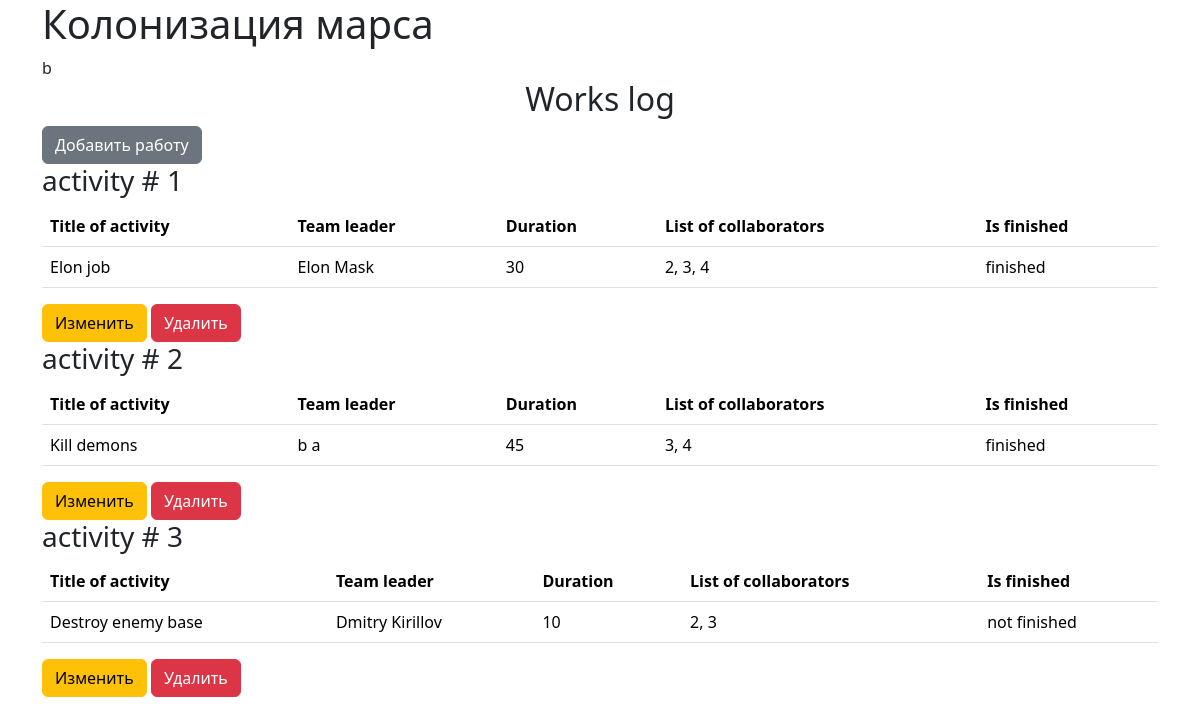
The page / (signed in) on the database its author committed.
### data/users.py (models this page shows, shortened)
class User(SqlAlchemyBase, UserMixin, SerializerMixin):
    __tablename__ = "users"
    id = sqlalchemy.Column(sqlalchemy.Integer,
                           primary_key=True, autoincrement=True)
    surname = sqlalchemy.Column(sqlalchemy.String)
    name = sqlalchemy.Column(sqlalchemy.String)
    age = sqlalchemy.Column(sqlalchemy.Integer)
    position = sqlalchemy.Column(sqlalchemy.String)
    speciality = sqlalchemy.Column(sqlalchemy.String)
    address = sqlalchemy.Column(sqlalchemy.String)
    email = sqlalchemy.Column(sqlalchemy.String, unique=True)
    hashed_password = sqlalchemy.Column(sqlalchemy.String)
    modified_date = sqlalchemy.Column(sqlalchemy.DateTime, default=datetime.datetime.now)

### data/jobs.py (models this page shows)
class Jobs(SqlAlchemyBase, SerializerMixin):
    __tablename__ = "jobs"
    id = sqlalchemy.Column(sqlalchemy.Integer,
                           primary_key=True, autoincrement=True)
    team_leader = sqlalchemy.Column(sqlalchemy.Integer, sqlalchemy.ForeignKey("users.id"))
    job = sqlalchemy.Column(sqlalchemy.String)
    work_size = sqlalchemy.Column(sqlalchemy.Integer)
    collaborators = sqlalchemy.Column(sqlalchemy.String)
    start_date = sqlalchemy.Column(sqlalchemy.DateTime, default=datetime.datetime.now)
    end_date = sqlalchemy.Column(sqlalchemy.DateTime, nullable=True)
    is_finished = sqlalchemy.Column(sqlalchemy.Boolean)

### main.py (the view)
@app.route("/")
def index():
    db_sess = db_session.create_session()
    param = {}
    param["activities"] = db_sess.query(Jobs).all()
    param["leaders"] = []
    for job in param["activities"]:
        leader = db_sess.query(User).get(job.team_leader)
        param["leaders"].append(f"{leader.name} {leader.surname}")
    param["current_user"] = current_user
    return flask.render_template('job-journal.html', **param)

### data/db_session.py (called while the page is built)
def create_session() -> Session:
    global __factory
    return __factory()

### main.py (called while the page is built)
@login_manager.user_loader
def load_user(user_id):
    db_sess = db_session.create_session()
    return db_sess.query(User).get(user_id)

### templates/job-journal.html
{% extends 'base.html' %}
{% block content %}
  <h2 class="text-center">Works log</h2>
  {% if current_user.is_authenticated %}
    <a href="addjob" class="btn btn-secondary">Добавить работу</a>
  {% endif %}
  {% for job in activities %}
    <h3>activity # {{loop.index}}</h3>
    <table class="table">
      <thead>
        <tr>
          <th scope="col">Title of activity</th>
          <th scope="col">Team leader</th>
          <th scope="col">Duration</th>
          <th scope="col">List of collaborators</th>
          <th scope="col">Is finished</th>
        </tr>
      </thead>
      <tbody>
        <tr>
          <td>{{ job.job }}</td>
          <td>{{ leaders[loop.index0] }}</td>
          <td>{{ job.work_size }}</td>
          <td>{{ job.collaborators }}</td>
          <td>{% if job.is_finished %}finished{% else %}not finished{% endif %}</td>
        </tr>
      </tbody>
    </table>
    {% if current_user.is_authenticated and current_user == job.creator or current_user.id == 1 %}
      <div>
        <a href="/editjob/{{ job.id }}" class="btn btn-warning">
          Изменить
        </a>
        <a href="/deletejob/{{ job.id }}" class="btn btn-danger">
          Удалить
        </a>
      </div>
    {% endif %}
  {% endfor %}
{% endblock %}

### templates/base.html (shortened to what this page needs)
<!DOCTYPE html>
<html lang="en">
<head>
  <link href="https://cdn.jsdelivr.net/npm/bootstrap@5.3.3/dist/css/bootstrap.min.css" rel="stylesheet">
</head>
<body>
  <div class="container">
    <h1>Колонизация марса</h1>
    {% if current_user.is_authenticated %}
      <a class="navbar-brand" href="/logout">{{ current_user.name }}</a>
    {% else %}
      <p>
        <a class="btn btn-primary " href="/register">Зарегистрироваться</a>
        <a class="btn btn-success" href="/login">Войти</a>
      </p>
    {% endif %}
    {% block content %}{% endblock %}
  </div>
</body>
</html>

### rows shown on the page
User: name "b"
Jobs: job "Elon job", leaders "Elon Mask", work_size "30", collaborators "2, 3, 4", is_finished "finished"
Jobs: job "Kill demons", leaders "b a", work_size "45", collaborators "3, 4", is_finished "finished"
Jobs: job "Destroy enemy base", leaders "Dmitry Kirillov", work_size "10", collaborators "2, 3", is_finished "not finished"
